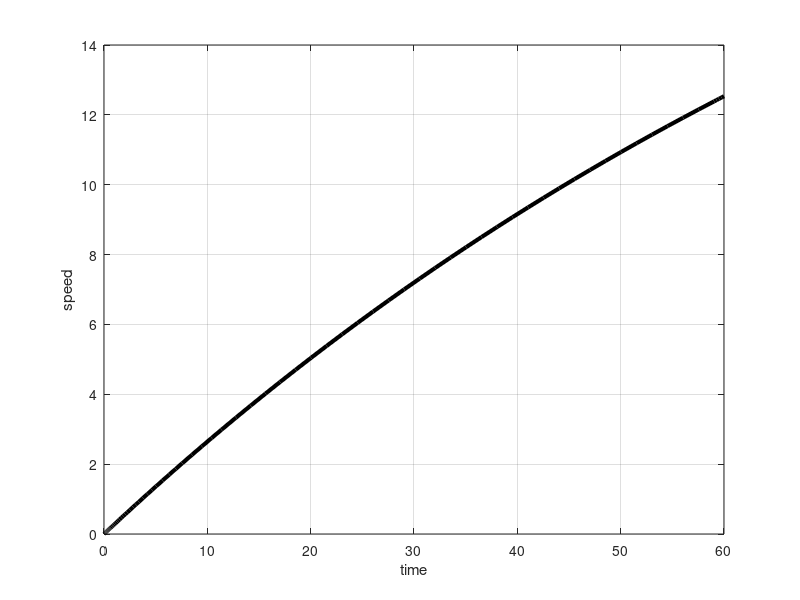

The MATLAB script that drew this image:
target_speed=100/3.6
vo=0
kp=10
mass=1000
tspan=[0 60]
vehicle_dynamics=@(t,v) (kp*(target_speed-v))/mass
[t,v]= ode45(vehicle_dynamics, tspan, vo)

figure;
plot(t,v,'k-','LineWidth',3)
xlabel('time')
ylabel('speed')
grid on ;
